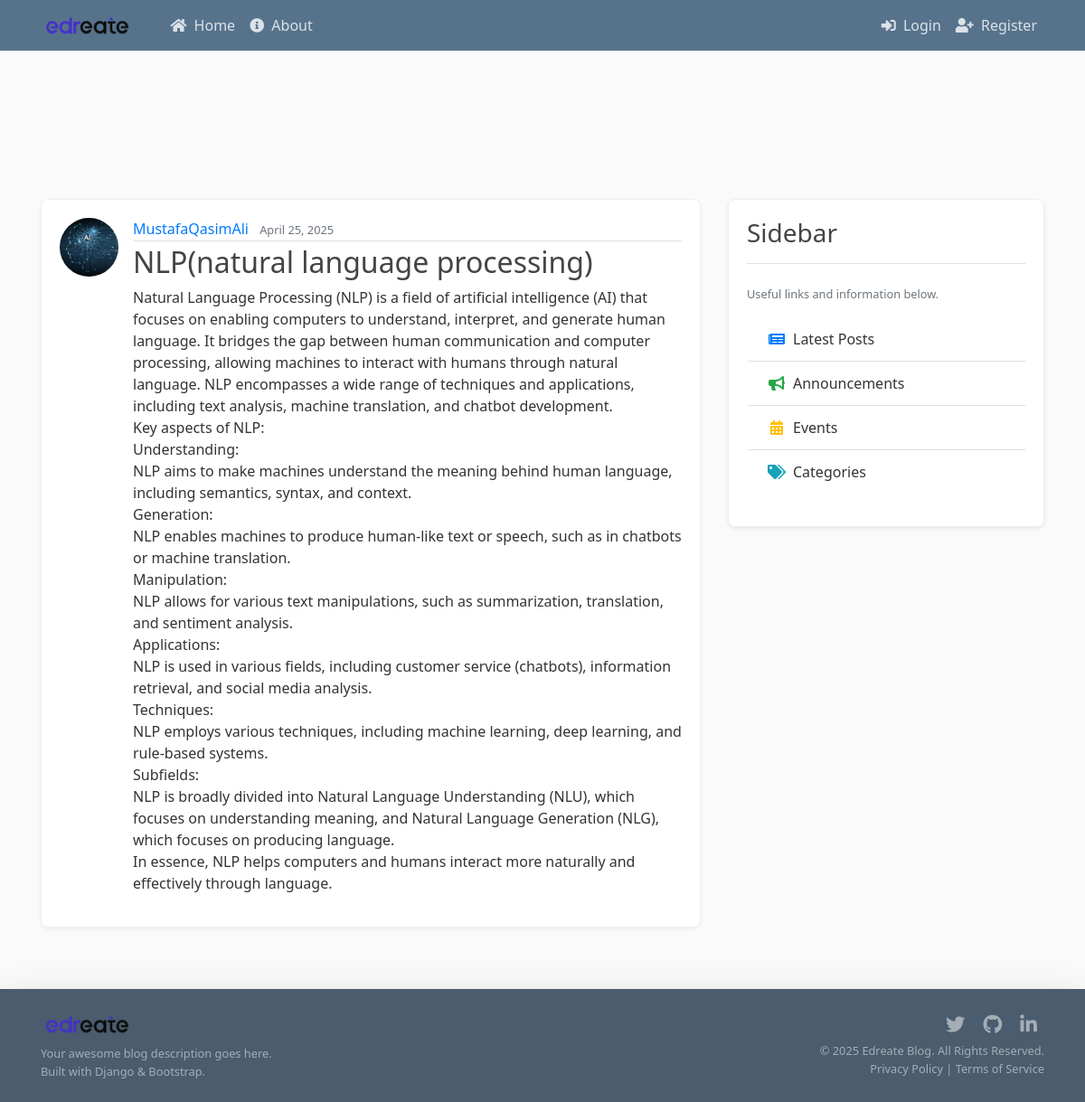
The app's page /post/36/ with its own data.
### blog/models.py (models this page shows, shortened)
class Post(models.Model):
    title = models.CharField(max_length = 100)
    content = models.TextField()
    date_posted = models.DateTimeField(default = timezone.now)
    author = models.ForeignKey(User , on_delete=models.CASCADE)

### users/models.py (models this page shows, shortened)
class Profile(models.Model):
    user = models.OneToOneField(User,on_delete=models.CASCADE)
    image = models.ImageField(default='default.jpg',upload_to='profile_pics')

### blog/views.py (the view)
# urls.py: path('post/<int:pk>/', PostDetailView.as_view(), name='post-detail'),
class PostDetailView(DetailView):
    model  = Post

### blog/templates/blog/post_detail.html (shortened to what this page needs)
{% extends "blog/base.html" %}
{% block content %}
  <article class="media content-section">
    <img class="rounded-circle article-img" src="{{ object.author.profile.image.url }}">
    <div class="media-body">
      <div class="article-metadata">
        <a class="mr-2" href="#">{{ object.author }}</a>
        <small class="text-muted">{{ object.date_posted|date:"F d, Y" }}</small>
      </div>
      <h2 class="article-title">{{ object.title }}</h2>
      <p class="article-content">{{ object.content }}</p>
    </div>
  </article>
{% endblock content %}

### blog/static/blog/main.css (style rules this page uses)
:root { --primary-color: #3498db; --primary-dark: #2980b9; --secondary-color: #3d4f60; --light-bg: #f8f9fa; --border-color: #e9ecef; }
body { background: #fafafa; color: #333333; margin-top: 5rem; padding-top: 70px; font-family: 'Segoe UI', Roboto, 'Helvetica Neue', Arial, sans-serif; }
h1, h2, h3, h4, h5, h6 { color: #444444; }
.content-section { background: #ffffff; padding: 20px; border-radius: 8px; box-shadow: 0 2px 5px rgba(0, 0, 0, 0.05); margin-bottom: 20px; border: 1px solid #f0f0f0; transition: transform 0.2s; }
.article-title { color: #444444; text-decoration: none; }
.article-content { white-space: pre-line; }
.article-img { width: 65px; height: 65px; margin-right: 16px; object-fit: cover; }
.article-metadata { padding-bottom: 1px; margin-bottom: 4px; border-bottom: 1px solid #e3e3e3; }

### blog/templates/blog/base.html (style rules this page uses)
html { scroll-behavior: smooth; }

### records on screen
Post: author.profile.image (picture), author "MustafaQasimAli", date_posted "April 25, 2025", title "NLP(natural language processing)", content "Natural Language Processing (NLP) is a field of artificial intelligence (AI) that focuses on enabling computers to understand, interpret, and generate human language. It bridges the gap between human communication and computer processing, allowing machines to interact with humans through natural language. NLP encompasses a wide range of techniques and applications, including text analysis, machine translation, and chatbot development. Key aspects of NLP: Understanding: NLP aims to make machines understand the meaning behind human language, including semantics, syntax, and context. Generation: NLP enables machines to produce human-like text or speech, such as in chatbots or machine…"
